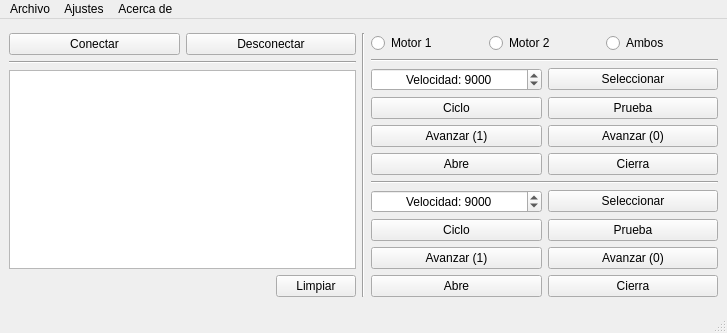
<?xml version="1.0" encoding="UTF-8"?>
<ui version="4.0">
 <class>MainWindow</class>
 <widget class="QMainWindow" name="MainWindow">
  <property name="geometry">
   <rect>
    <x>0</x>
    <y>0</y>
    <width>727</width>
    <height>333</height>
   </rect>
  </property>
  <property name="sizePolicy">
   <sizepolicy hsizetype="Preferred" vsizetype="Ignored">
    <horstretch>0</horstretch>
    <verstretch>0</verstretch>
   </sizepolicy>
  </property>
  <property name="windowTitle">
   <string>MainWindow</string>
  </property>
  <widget class="QWidget" name="centralwidget">
   <layout class="QVBoxLayout" name="verticalLayout_2">
    <item>
     <layout class="QHBoxLayout" name="horizontalLayout_3">
      <item>
       <layout class="QVBoxLayout" name="verticalLayout">
        <item>
         <layout class="QHBoxLayout" name="horizontalLayout">
          <item>
           <widget class="QPushButton" name="Connect_Arduino">
            <property name="text">
             <string>Conectar</string>
            </property>
           </widget>
          </item>
          <item>
           <widget class="QPushButton" name="Disconnect_Arduino">
            <property name="text">
             <string>Desconectar</string>
            </property>
           </widget>
          </item>
         </layout>
        </item>
        <item>
         <widget class="Line" name="line">
          <property name="orientation">
           <enum>Qt::Horizontal</enum>
          </property>
         </widget>
        </item>
        <item>
         <layout class="QVBoxLayout" name="verticalLayout_4">
          <item>
           <widget class="QTextBrowser" name="Display">
            <property name="enabled">
             <bool>true</bool>
            </property>
            <property name="sizePolicy">
             <sizepolicy hsizetype="Minimum" vsizetype="Minimum">
              <horstretch>0</horstretch>
              <verstretch>0</verstretch>
             </sizepolicy>
            </property>
            <property name="maximumSize">
             <size>
              <width>16777215</width>
              <height>16777215</height>
             </size>
            </property>
           </widget>
          </item>
          <item alignment="Qt::AlignRight">
           <widget class="QPushButton" name="Clean_Display">
            <property name="text">
             <string>Limpiar</string>
            </property>
           </widget>
          </item>
         </layout>
        </item>
       </layout>
      </item>
      <item>
       <widget class="Line" name="line_2">
        <property name="orientation">
         <enum>Qt::Vertical</enum>
        </property>
       </widget>
      </item>
      <item>
       <layout class="QVBoxLayout" name="verticalLayout_3">
        <item>
         <layout class="QHBoxLayout" name="horizontalLayout_5">
          <item>
           <widget class="QRadioButton" name="Motor_1">
            <property name="text">
             <string>Motor 1</string>
            </property>
           </widget>
          </item>
          <item>
           <widget class="QRadioButton" name="Motor_2">
            <property name="text">
             <string>Motor 2</string>
            </property>
           </widget>
          </item>
          <item>
           <widget class="QRadioButton" name="Both_Motor">
            <property name="text">
             <string>Ambos</string>
            </property>
           </widget>
          </item>
         </layout>
        </item>
        <item>
         <widget class="Line" name="line_3">
          <property name="orientation">
           <enum>Qt::Horizontal</enum>
          </property>
         </widget>
        </item>
        <item>
         <layout class="QGridLayout" name="gridLayout">
          <item row="0" column="1">
           <widget class="QPushButton" name="Select_Velocity_1">
            <property name="enabled">
             <bool>true</bool>
            </property>
            <property name="text">
             <string>Seleccionar</string>
            </property>
           </widget>
          </item>
          <item row="0" column="0">
           <widget class="QSpinBox" name="Velocity_1">
            <property name="alignment">
             <set>Qt::AlignCenter</set>
            </property>
            <property name="suffix">
             <string/>
            </property>
            <property name="prefix">
             <string>Velocidad: </string>
            </property>
            <property name="minimum">
             <number>4000</number>
            </property>
            <property name="maximum">
             <number>65535</number>
            </property>
            <property name="singleStep">
             <number>100</number>
            </property>
            <property name="value">
             <number>9000</number>
            </property>
           </widget>
          </item>
          <item row="1" column="0">
           <widget class="QPushButton" name="Cycle_1">
            <property name="text">
             <string>Ciclo</string>
            </property>
           </widget>
          </item>
          <item row="1" column="1">
           <widget class="QPushButton" name="Test_1">
            <property name="text">
             <string>Prueba</string>
            </property>
           </widget>
          </item>
          <item row="3" column="0">
           <widget class="QPushButton" name="Open_1">
            <property name="text">
             <string>Abre</string>
            </property>
           </widget>
          </item>
          <item row="3" column="1">
           <widget class="QPushButton" name="Close_1">
            <property name="text">
             <string>Cierra</string>
            </property>
           </widget>
          </item>
          <item row="2" column="1">
           <widget class="QPushButton" name="Advance0_1">
            <property name="text">
             <string>Avanzar (0)</string>
            </property>
           </widget>
          </item>
          <item row="2" column="0">
           <widget class="QPushButton" name="Advance1_1">
            <property name="text">
             <string>Avanzar (1)</string>
            </property>
           </widget>
          </item>
         </layout>
        </item>
        <item>
         <widget class="Line" name="line_4">
          <property name="orientation">
           <enum>Qt::Horizontal</enum>
          </property>
         </widget>
        </item>
        <item>
         <layout class="QGridLayout" name="gridLayout_2">
          <item row="0" column="0">
           <widget class="QSpinBox" name="Velocity_2">
            <property name="alignment">
             <set>Qt::AlignCenter</set>
            </property>
            <property name="prefix">
             <string>Velocidad: </string>
            </property>
            <property name="minimum">
             <number>4000</number>
            </property>
            <property name="maximum">
             <number>65535</number>
            </property>
            <property name="singleStep">
             <number>100</number>
            </property>
            <property name="value">
             <number>9000</number>
            </property>
           </widget>
          </item>
          <item row="1" column="1">
           <widget class="QPushButton" name="Test_2">
            <property name="text">
             <string>Prueba</string>
            </property>
           </widget>
          </item>
          <item row="1" column="0">
           <widget class="QPushButton" name="Cycle_2">
            <property name="text">
             <string>Ciclo</string>
            </property>
           </widget>
          </item>
          <item row="0" column="1">
           <widget class="QPushButton" name="Select_Velocity_2">
            <property name="text">
             <string>Seleccionar</string>
            </property>
           </widget>
          </item>
          <item row="3" column="0">
           <widget class="QPushButton" name="Open_2">
            <property name="text">
             <string>Abre</string>
            </property>
           </widget>
          </item>
          <item row="3" column="1">
           <widget class="QPushButton" name="Close_2">
            <property name="text">
             <string>Cierra</string>
            </property>
           </widget>
          </item>
          <item row="2" column="0">
           <widget class="QPushButton" name="Advance1_2">
            <property name="text">
             <string>Avanzar (1)</string>
            </property>
           </widget>
          </item>
          <item row="2" column="1">
           <widget class="QPushButton" name="Advance0_2">
            <property name="text">
             <string>Avanzar (0)</string>
            </property>
           </widget>
          </item>
         </layout>
        </item>
       </layout>
      </item>
     </layout>
    </item>
   </layout>
  </widget>
  <widget class="QMenuBar" name="menubar">
   <property name="geometry">
    <rect>
     <x>0</x>
     <y>0</y>
     <width>727</width>
     <height>20</height>
    </rect>
   </property>
   <widget class="QMenu" name="menuArchivo">
    <property name="title">
     <string>Archivo</string>
    </property>
    <addaction name="Quit_App"/>
   </widget>
   <widget class="QMenu" name="menuAjustes">
    <property name="title">
     <string>Ajustes</string>
    </property>
    <addaction name="Serial_Port"/>
   </widget>
   <widget class="QMenu" name="menuAcerca_de">
    <property name="title">
     <string>Acerca de </string>
    </property>
   </widget>
   <addaction name="menuArchivo"/>
   <addaction name="menuAjustes"/>
   <addaction name="menuAcerca_de"/>
  </widget>
  <widget class="QStatusBar" name="statusbar"/>
  <action name="Serial_Port">
   <property name="text">
    <string>Puerto </string>
   </property>
  </action>
  <action name="Quit_App">
   <property name="text">
    <string>Salir</string>
   </property>
  </action>
 </widget>
 <resources/>
 <connections/>
</ui>
